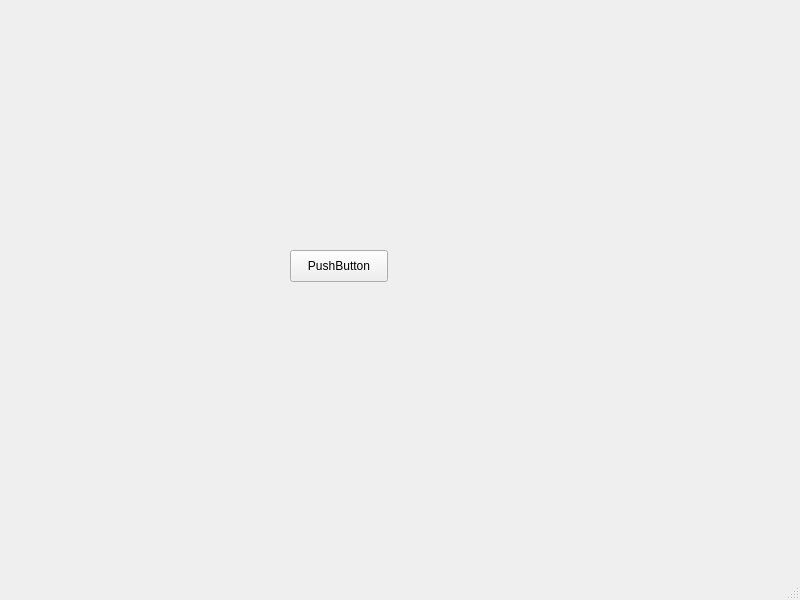
<?xml version="1.0" encoding="UTF-8"?>
<ui version="4.0">
 <class>MainWindow</class>
 <widget class="QMainWindow" name="MainWindow">
  <property name="geometry">
   <rect>
    <x>0</x>
    <y>0</y>
    <width>800</width>
    <height>600</height>
   </rect>
  </property>
  <property name="windowTitle">
   <string>MainWindow</string>
  </property>
  <widget class="QWidget" name="centralwidget">
   <widget class="QPushButton" name="pushButton">
    <property name="geometry">
     <rect>
      <x>290</x>
      <y>250</y>
      <width>98</width>
      <height>32</height>
     </rect>
    </property>
    <property name="text">
     <string>PushButton</string>
    </property>
   </widget>
  </widget>
  <widget class="QMenuBar" name="menubar">
   <property name="geometry">
    <rect>
     <x>0</x>
     <y>0</y>
     <width>800</width>
     <height>29</height>
    </rect>
   </property>
  </widget>
  <widget class="QStatusBar" name="statusbar"/>
 </widget>
 <resources/>
 <connections/>
</ui>
